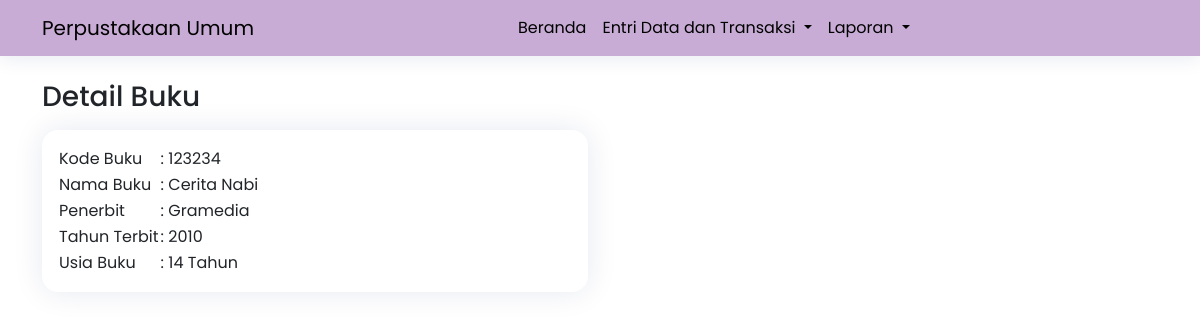
Screenshot of /view/buku/detail.php?kode=123234 with the database file from the repository.
### tables this page shows
CREATE TABLE `buku` (
  `id` int NOT NULL,
  `kode` int NOT NULL,
  `nama` varchar(50) NOT NULL,
  `penerbit` varchar(50) NOT NULL,
  `nama_penulis` varchar(50) NOT NULL,
  `tahun_terbit` year NOT NULL
);

### view/buku/detail.php (the view, shortened to what this page needs)
<?php
require_once '../../db/koneksi.php';
$kode = $_GET['kode'];
$query = "SELECT * FROM buku WHERE kode = $kode";
$detail_buku = mysqli_query($koneksi, $query);
if (mysqli_num_rows($detail_buku) > 0) {
    $buku = mysqli_fetch_array($detail_buku);
} else {
    header('location: data.php');
}
?>
<!DOCTYPE html>
<html lang="en">
<head>
    <link href="https://cdn.jsdelivr.net/npm/bootstrap@5.3.3/dist/css/bootstrap.min.css" rel="stylesheet">
    <link rel="stylesheet" href="https://cdn.datatables.net/2.0.8/css/dataTables.dataTables.css">
    <link rel="stylesheet" href="https://cdnjs.cloudflare.com/ajax/libs/font-awesome/6.5.2/css/all.min.css">
    <link rel="stylesheet" href="../../assets/css/main.css">
</head>
<body>
    <?php require_once '../component/navbar.php'; ?>
    <section class="container mt-4">
        <div class="row mb-2">
            <div class="col-12">
                <h3>Detail Buku</h3>
            </div>
        </div>
        <div class="row">
            <div class="col-xl-6">
                <div class="card">
                    <div class="card-body">
                        <table>
                            <tr>
                                <td>Kode Buku</td>
                                <td>: <?= $buku['kode'] ?></td>
                            </tr>
                            <tr>
                                <td>Nama Buku</td>
                                <td>: <?= $buku['nama'] ?></td>
                            </tr>
                            <tr>
                                <td>Penerbit</td>
                                <td>: <?= $buku['penerbit'] ?></td>
                            </tr>
                            <tr>
                                <td>Tahun Terbit</td>
                                <td>: <?= $buku['tahun_terbit'] ?></td>
                            </tr>
                            <tr>
                                <td>Usia Buku</td>
                                <td>:
                                    <?php
                                    $tahun_terbit = $buku['tahun_terbit'];
                                    $tahun_sekarang = date('Y');
                                    $usia_buku = $tahun_sekarang - $tahun_terbit;
                                    echo $usia_buku . ' Tahun';
                                    ?>
                                </td>
                            </tr>
                        </table>
                    </div>
                </div>
            </div>
        </div>
    </section>
</body>
</html>

### assets/css/main.css (style rules this page uses)
:root { --dark-color: #202124; --main-color: #433D8B; --main-color-hover: #292275; --border-radius: 16px; --box-shadow-form-input: 0 0 0 .25rem rgb(13, 110, 253, .5); }
body { margin: 0; width: 100%; }
body, h1, h2, h3, h4, h5, h6, p, span, a, div, button, label { font-family: 'Poppins', sans-serif!important; }
table th, table td { text-align: left!important; }
.card, .accordion-item, .dropdown-menu { box-shadow: 0px 0 30px rgba(1, 41, 112, 0.1); border: none; }
.card { margin-bottom: 25px; border-radius: var(--border-radius); }

### rows the page displays
buku: kode "123234", nama "Cerita Nabi", penerbit "Gramedia", tahun_terbit "2010"
